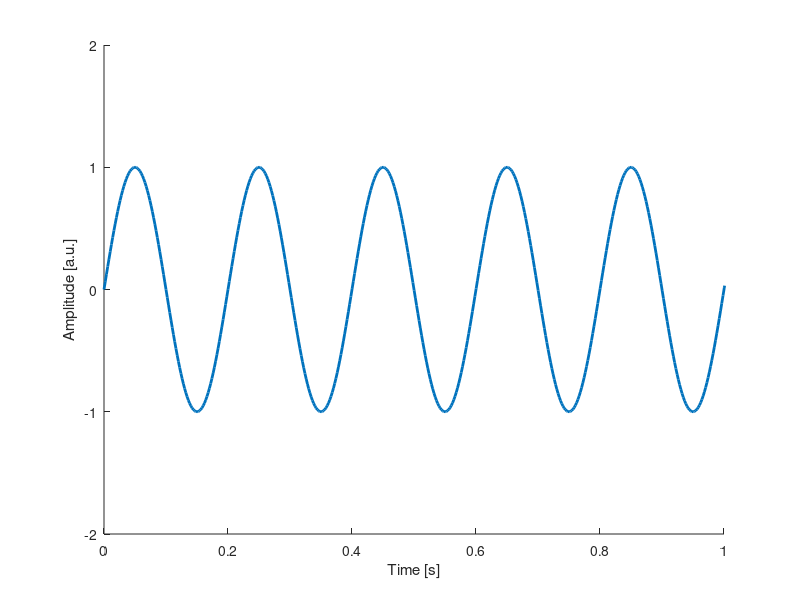
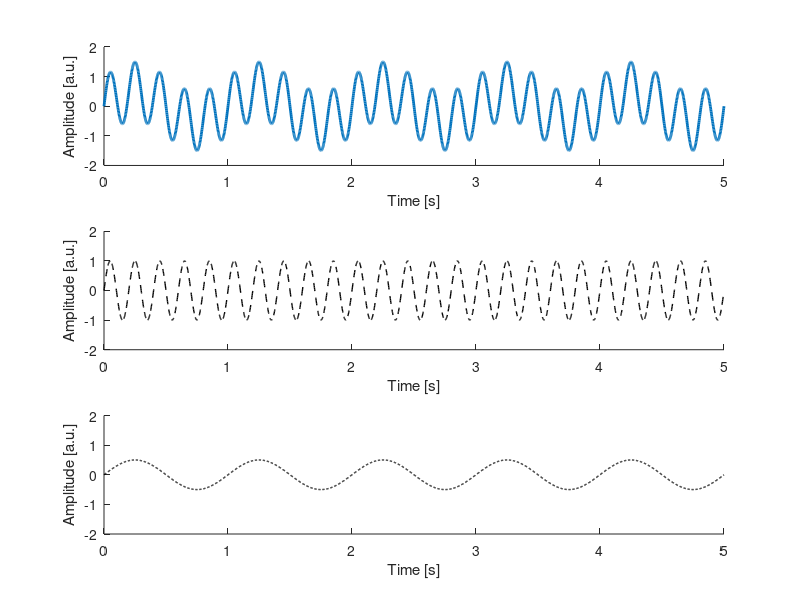
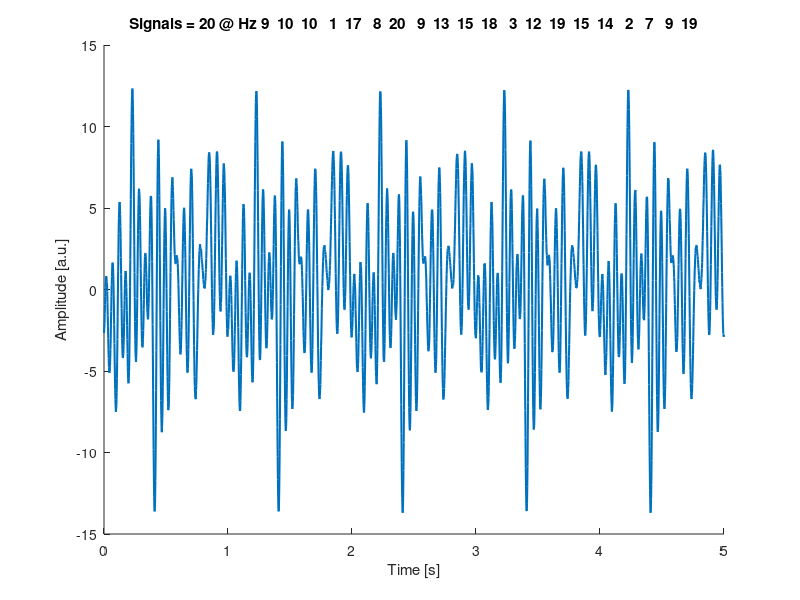

MATLAB code to generate these figures, in order: (Note: this script raises an error after producing the figures.)
%%%%%%%%%%%%%%%%%%%%%%%%%%%%%%%%%%%%%%                     
%
%       Simulating data for FFT 
%
%%%%%%%%%%%%%%%%%%%%%%%%%%%%%%%%%%%%%%%

% Author: Julius Welzel (Neurogeriatrie, UKSH Kiel, University of Kiel)
% Version: 1.0 // setting up default (26.01.2021)

% clean wksp 
clc;
clear all;
close all;

% Change MatLab defaults
set(0,'defaultfigurecolor',[1 1 1]);

%% Set MAIN path 
MAIN = [fileparts(pwd) '\'];
addpath(genpath(MAIN)) % add all file in path to matlab envir


%% simulate

% Testsignal settings
% X Hz , Y sec, Z amp

% x = % Hz
% y = % sec
% z = % amp
srate = 500; % number of samples per second

%% simulate and plot 1 sine 5 sec amp of 1 at 5 Hz
x = 5; % Hz
y = 5; % sec
z = 1; % amp

time    = linspace(0,y,srate*y);
vec     = linspace (0, 2 * pi * y,srate * y );

signal_all  = z * sin( vec * x );

figure
plot(time,signal_all,'LineWidth',2)
    xlabel 'Time [s]'
    ylabel 'Amplitude [a.u.]'
    box off
    ylim ([-2 2])
    set(gcf, 'Units', 'centimeters', 'OuterPosition', [0 0 35 10]);

    xlim([0 1])
    
%% simulate and plot 2 sines 5 sec amp of 1&0.5 at 5&1 Hz

x = 5; % Hz
y = 5; % sec
z = 1; % amp
signal1  = z * sin( vec * x );

x = 1; % Hz
y = 5; % sec
z = 0.5; % amp
signal2  = z * sin( vec * x );

figure
subplot(3,1,1)
plot(time,[signal1 + signal2],'LineWidth',2)
    xlabel 'Time [s]'
    ylabel 'Amplitude [a.u.]'
    box off
    ylim ([-2 2])

subplot(3,1,2)
plot(time,signal1,'k--','LineWidth',1)
    xlabel 'Time [s]'
    ylabel 'Amplitude [a.u.]'
    box off
    ylim ([-2 2])
subplot(3,1,3)
plot(time,signal2,'k--','LineWidth',1)
    xlabel 'Time [s]'
    ylabel 'Amplitude [a.u.]'
    box off
    ylim ([-2 2])

set(gcf, 'Units', 'centimeters', 'OuterPosition', [0 0 35 20]);


%% plot multiple with sines and noise
clear x z noise_scl signal

n = 20;
x = randi(20,1,n); % Hz
y = 5; % sec
z = randi(2,1,n); % amp

noise_scl = 0.1 * randi(100,1,n)/100;

time    = linspace(0,y,srate*y);

for i = 1:n
    phase_shift     = randi([-100,100],1,1)/100 * pi;
    vec             = linspace (0 + phase_shift, 2 * pi * y + phase_shift, srate * y );
    signal_all(i,:)     = z(i) * sin( vec * x(i) ) + noise_scl(i)*rand(size(vec));
end

figure
plot(time,sum(signal_all,1),'LineWidth',1.5)
    xlabel 'Time [s]'
    ylabel 'Amplitude [a.u.]'
    box off
    title (['Signals = ' num2str(n) ' @ Hz ' num2str(x)])

set(gcf, 'Units', 'centimeters', 'OuterPosition', [0 0 35 15]);


%% fft of signal 1
[freq_vec,amp] = my_fft(time,signal1,srate);

figure
subplot(2,1,1)
plot(time,signal1)
    xlabel 'Time [s]'
    ylabel 'Amplitude [a.u.]'
    box off
    title '5 Hz'
    
subplot(2,1,2)
plot(freq_vec,amp)
    xlabel 'Frequency [Hz]'
    ylabel 'Amplitude [a.u.]'
    xlim ([0 20])
    box off

set(gcf, 'Units', 'centimeters', 'OuterPosition', [0 0 35 20]);

%% fft of multiple sines

[freq_vec,amp] = my_fft(time,sum(signal_all,1),srate);

figure
subplot(2,1,1)
plot(time,sum(signal_all,1))
    xlabel 'Time [s]'
    ylabel 'Amplitude [a.u.]'
    box off
    title (['Signals = ' num2str(n) ' @ Hz ' num2str(unique(sort(x)))])
    
subplot(2,1,2)
plot(freq_vec,amp)
    xlabel 'Frequency [Hz]'
    ylabel 'Amplitude [a.u.]'
    xlim ([0 25])
    box off

set(gcf, 'Units', 'centimeters', 'OuterPosition', [0 0 35 20]);

